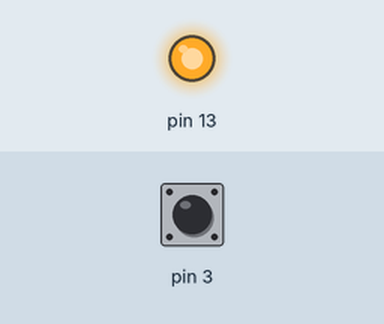
Recording of a sketch running on a simulated Arduino Uno, built with avr-gcc and run on an emulated ATmega328P. Shown: output pins drawn as LEDs (lit = HIGH). The test bench sets the inputs (shaded band); at power-on: pin 3 HIGH.

Above: at 1.2 s.
1.3 s: pin 3 pulled LOW for 0.15 s
At 1.37 s:
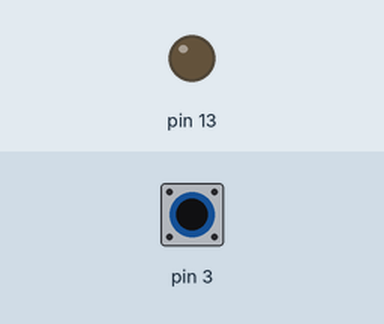
2.9 s: pin 3 pulled LOW for 3.2 s
At 7.0 s:
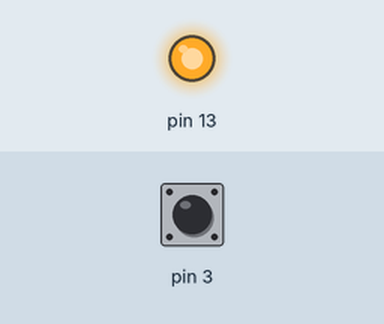
Timing chart, 0 to 8.5 s (numbered marks = the images above; inputs shaded):
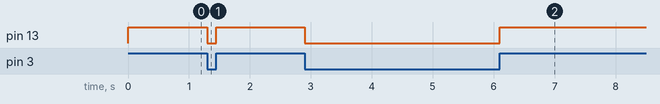

The sketch:

ejemplo_switch.ino
```cpp
void setup() {
    pinMode(3, INPUT_PULLUP); // INPUT_PULLUP no necesita resistencia
    pinMode(13, OUTPUT);
}
void loop() {
    int sensorValue = digitalRead(3);

    if(sensorValue)
      {
        digitalWrite(13, HIGH); // Enciende el LED
      }
    else
      {
        digitalWrite(13, LOW); // Apaga el LED
      }
}
```

Measured:
- after the input at 1.3 s, pin 13: HIGH → LOW at once, → HIGH 0.15 s later
- after the input at 2.9 s, pin 13: HIGH → LOW at once, → HIGH 3.2 s later
